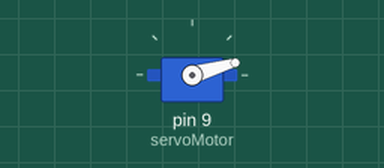
Simulated run of this sketch. Board: Arduino Uno, built with avr-gcc and run on an emulated ATmega328P. Shown: servo. EEPROM starts erased.

Above: at 0.05 s.
At 0.5 s:
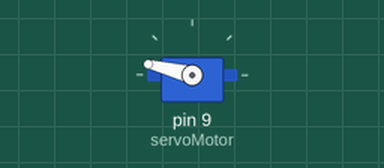
At 0.75 s:
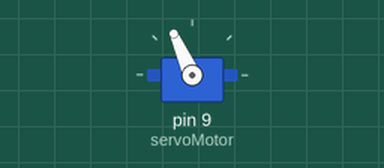
At 1.0 s:
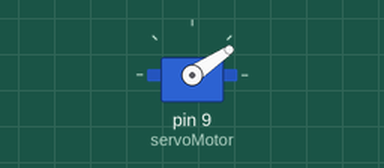
Timing chart, 0 to 3.0 s (numbered marks = the images above):
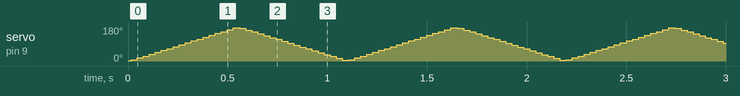

The sketch:

Robot_kol_servo.ino
```cpp
#include <Servo.h>
#include <EEPROM.h>

Servo servoMotor;

int servoAcisi;
int donusYonu = 0; /* 0 ise servo ileri, 1 ise geri yönde dönmektedir. */

void setup()
{
  servoMotor.attach(9); /* Servo Arduinonun 9 numaralı pinine takıldı */

  servoAcisi = EEPROM.read(1); /* Servonun kaldığı yer EEPROMdan alınıyor */
  if(servoAcisi < 1 || servoAcisi > 179){ /* EEPROMda servo açısı yerine başka bir veri varsa */
    servoAcisi = 1; /* Motor ilk konumuna donsun */
  }
  donusYonu = EEPROM.read(0);
  if(donusYonu != 1 && donusYonu != 0){ /* EEPROMda dönüş yönü yerine başka bir veri varsa */
    donusYonu = 0;  /* Motor ileri yönde donsun */
  }
}
void loop()
{
  servoMotor.write(servoAcisi); /* Servo motoru kontrol ediyoruz */
  EEPROM.write(1,servoAcisi); /* Son açıyı EEPROMa kaydediyoruz */

  if(donusYonu == 0){ /* Motor ileri önde donuyorsa */
    servoAcisi = servoAcisi + 5; /* 5 derece döndürelim */
    if(servoAcisi > 179){ /* Motor ileri yönde sona ulaştıysa */
       servoAcisi = 179;
       donusYonu = 1; /* Geri yönde dönmeye basla */
       EEPROM.write(0,donusYonu); /* Yon bilgisi EEPROMa kaydedildi */
    }
  }else{ /* Motor geri yönde donuyorsa */
    servoAcisi = servoAcisi - 5; /* 5 derece geri don */
    if(servoAcisi < 1){ /* Motor geri yönde sona ulaştıysa */
       servoAcisi = 1;
       donusYonu = 0; /* ileri yönde dönmeye basla */
       EEPROM.write(0,donusYonu); /* Yon bilgisi EEPROMa kaydediliyor */
    }
  }

  delay(15); /* Motorun konumunu alması için biraz bekleme */
}
```
